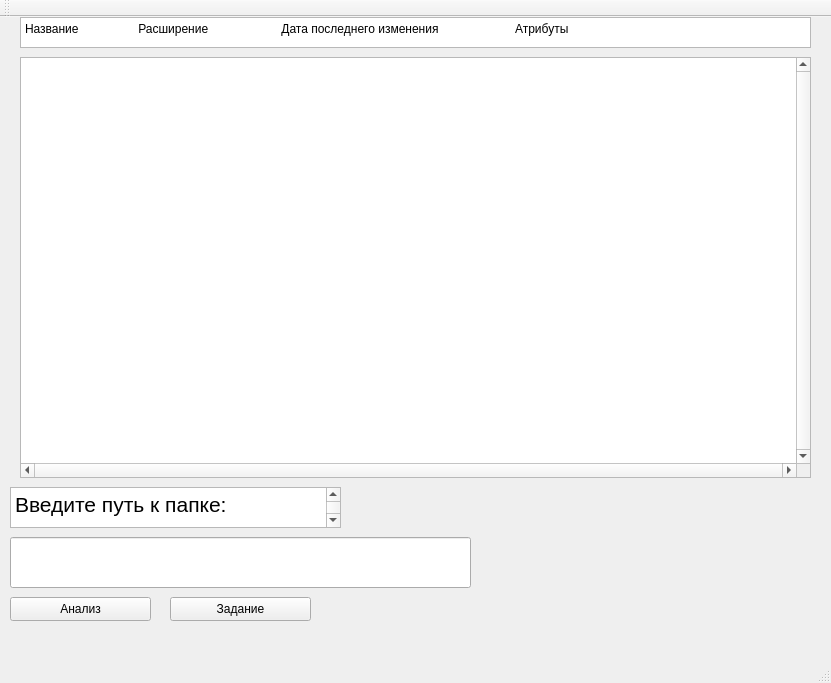
<?xml version="1.0" encoding="UTF-8"?>
<ui version="4.0">
 <class>BokalenkoClass</class>
 <widget class="QMainWindow" name="BokalenkoClass">
  <property name="geometry">
   <rect>
    <x>0</x>
    <y>0</y>
    <width>831</width>
    <height>683</height>
   </rect>
  </property>
  <property name="windowTitle">
   <string>Bokalenko</string>
  </property>
  <widget class="QWidget" name="centralWidget">
   <widget class="QTextBrowser" name="output">
    <property name="geometry">
     <rect>
      <x>20</x>
      <y>40</y>
      <width>791</width>
      <height>421</height>
     </rect>
    </property>
    <property name="font">
     <font>
      <pointsize>10</pointsize>
     </font>
    </property>
    <property name="verticalScrollBarPolicy">
     <enum>Qt::ScrollBarAlwaysOn</enum>
    </property>
    <property name="horizontalScrollBarPolicy">
     <enum>Qt::ScrollBarAlwaysOn</enum>
    </property>
   </widget>
   <widget class="QLineEdit" name="enter">
    <property name="geometry">
     <rect>
      <x>10</x>
      <y>520</y>
      <width>461</width>
      <height>51</height>
     </rect>
    </property>
   </widget>
   <widget class="QTextBrowser" name="path">
    <property name="geometry">
     <rect>
      <x>10</x>
      <y>470</y>
      <width>331</width>
      <height>41</height>
     </rect>
    </property>
    <property name="html">
     <string>&lt;!DOCTYPE HTML PUBLIC &quot;-//W3C//DTD HTML 4.0//EN&quot; &quot;http://www.w3.org/TR/REC-html40/strict.dtd&quot;&gt;
&lt;html&gt;&lt;head&gt;&lt;meta name=&quot;qrichtext&quot; content=&quot;1&quot; /&gt;&lt;meta charset=&quot;utf-8&quot; /&gt;&lt;style type=&quot;text/css&quot;&gt;
p, li { white-space: pre-wrap; }
hr { height: 1px; border-width: 0; }
li.unchecked::marker { content: &quot;\2610&quot;; }
li.checked::marker { content: &quot;\2612&quot;; }
&lt;/style&gt;&lt;/head&gt;&lt;body style=&quot; font-family:'Segoe UI'; font-size:9pt; font-weight:400; font-style:normal;&quot;&gt;
&lt;p style=&quot; margin-top:0px; margin-bottom:0px; margin-left:0px; margin-right:0px; -qt-block-indent:0; text-indent:0px;&quot;&gt;&lt;span style=&quot; font-size:16pt;&quot;&gt;Введите путь к папке:&lt;/span&gt;&lt;/p&gt;
&lt;p style=&quot;-qt-paragraph-type:empty; margin-top:0px; margin-bottom:0px; margin-left:0px; margin-right:0px; -qt-block-indent:0; text-indent:0px; font-size:16pt;&quot;&gt;&lt;br /&gt;&lt;/p&gt;&lt;/body&gt;&lt;/html&gt;</string>
    </property>
   </widget>
   <widget class="QPushButton" name="to_do">
    <property name="geometry">
     <rect>
      <x>10</x>
      <y>580</y>
      <width>141</width>
      <height>24</height>
     </rect>
    </property>
    <property name="text">
     <string>Анализ</string>
    </property>
   </widget>
   <widget class="QTextBrowser" name="disc">
    <property name="geometry">
     <rect>
      <x>20</x>
      <y>0</y>
      <width>791</width>
      <height>31</height>
     </rect>
    </property>
    <property name="html">
     <string>&lt;!DOCTYPE HTML PUBLIC &quot;-//W3C//DTD HTML 4.0//EN&quot; &quot;http://www.w3.org/TR/REC-html40/strict.dtd&quot;&gt;
&lt;html&gt;&lt;head&gt;&lt;meta name=&quot;qrichtext&quot; content=&quot;1&quot; /&gt;&lt;meta charset=&quot;utf-8&quot; /&gt;&lt;style type=&quot;text/css&quot;&gt;
p, li { white-space: pre-wrap; }
hr { height: 1px; border-width: 0; }
li.unchecked::marker { content: &quot;\2610&quot;; }
li.checked::marker { content: &quot;\2612&quot;; }
&lt;/style&gt;&lt;/head&gt;&lt;body style=&quot; font-family:'Segoe UI'; font-size:9pt; font-weight:400; font-style:normal;&quot;&gt;
&lt;p style=&quot; margin-top:0px; margin-bottom:0px; margin-left:0px; margin-right:0px; -qt-block-indent:0; text-indent:0px;&quot;&gt;Название	          Расширение                      Дата последнего изменения                       Атрибуты	&lt;/p&gt;&lt;/body&gt;&lt;/html&gt;</string>
    </property>
   </widget>
   <widget class="QPushButton" name="variant">
    <property name="geometry">
     <rect>
      <x>170</x>
      <y>580</y>
      <width>141</width>
      <height>24</height>
     </rect>
    </property>
    <property name="text">
     <string>Задание</string>
    </property>
   </widget>
  </widget>
  <widget class="QMenuBar" name="menuBar">
   <property name="geometry">
    <rect>
     <x>0</x>
     <y>0</y>
     <width>831</width>
     <height>22</height>
    </rect>
   </property>
  </widget>
  <widget class="QToolBar" name="mainToolBar">
   <attribute name="toolBarArea">
    <enum>TopToolBarArea</enum>
   </attribute>
   <attribute name="toolBarBreak">
    <bool>false</bool>
   </attribute>
  </widget>
  <widget class="QStatusBar" name="statusBar"/>
 </widget>
 <layoutdefault spacing="6" margin="11"/>
 <resources>
  <include location="Bokalenko.qrc"/>
 </resources>
 <connections>
  <connection>
   <sender>to_do</sender>
   <signal>clicked(bool)</signal>
   <receiver>BokalenkoClass</receiver>
   <slot>Click_to_info()</slot>
   <hints>
    <hint type="sourcelabel">
     <x>127</x>
     <y>637</y>
    </hint>
    <hint type="destinationlabel">
     <x>569</x>
     <y>373</y>
    </hint>
   </hints>
  </connection>
  <connection>
   <sender>variant</sender>
   <signal>clicked(bool)</signal>
   <receiver>BokalenkoClass</receiver>
   <slot>Click_to_description()</slot>
   <hints>
    <hint type="sourcelabel">
     <x>240</x>
     <y>625</y>
    </hint>
    <hint type="destinationlabel">
     <x>415</x>
     <y>341</y>
    </hint>
   </hints>
  </connection>
 </connections>
 <slots>
  <slot>Click_to_info()</slot>
  <slot>Click_to_description()</slot>
 </slots>
</ui>
